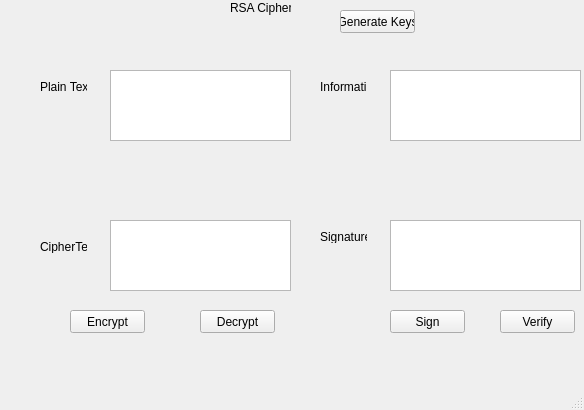
<?xml version="1.0" encoding="UTF-8"?>
<ui version="4.0">
 <class>MainWindow</class>
 <widget class="QMainWindow" name="MainWindow">
  <property name="geometry">
   <rect>
    <x>0</x>
    <y>0</y>
    <width>584</width>
    <height>410</height>
   </rect>
  </property>
  <property name="windowTitle">
   <string>MainWindow</string>
  </property>
  <widget class="QWidget" name="centralwidget">
   <widget class="QLabel" name="label">
    <property name="geometry">
     <rect>
      <x>230</x>
      <y>0</y>
      <width>61</width>
      <height>16</height>
     </rect>
    </property>
    <property name="text">
     <string>RSA Cipher</string>
    </property>
   </widget>
   <widget class="QLabel" name="label_2">
    <property name="geometry">
     <rect>
      <x>40</x>
      <y>80</y>
      <width>47</width>
      <height>13</height>
     </rect>
    </property>
    <property name="text">
     <string>Plain Text</string>
    </property>
   </widget>
   <widget class="QLabel" name="label_3">
    <property name="geometry">
     <rect>
      <x>40</x>
      <y>240</y>
      <width>47</width>
      <height>13</height>
     </rect>
    </property>
    <property name="text">
     <string>CipherText</string>
    </property>
   </widget>
   <widget class="QLabel" name="label_4">
    <property name="geometry">
     <rect>
      <x>320</x>
      <y>80</y>
      <width>47</width>
      <height>13</height>
     </rect>
    </property>
    <property name="text">
     <string>Information</string>
    </property>
   </widget>
   <widget class="QLabel" name="label_5">
    <property name="geometry">
     <rect>
      <x>320</x>
      <y>230</y>
      <width>47</width>
      <height>13</height>
     </rect>
    </property>
    <property name="text">
     <string>Signature</string>
    </property>
   </widget>
   <widget class="QTextEdit" name="txtPlain">
    <property name="geometry">
     <rect>
      <x>110</x>
      <y>70</y>
      <width>181</width>
      <height>71</height>
     </rect>
    </property>
   </widget>
   <widget class="QTextEdit" name="txtCipher">
    <property name="geometry">
     <rect>
      <x>110</x>
      <y>220</y>
      <width>181</width>
      <height>71</height>
     </rect>
    </property>
   </widget>
   <widget class="QTextEdit" name="txtInfor">
    <property name="geometry">
     <rect>
      <x>390</x>
      <y>70</y>
      <width>191</width>
      <height>71</height>
     </rect>
    </property>
   </widget>
   <widget class="QTextEdit" name="txtSignature">
    <property name="geometry">
     <rect>
      <x>390</x>
      <y>220</y>
      <width>191</width>
      <height>71</height>
     </rect>
    </property>
   </widget>
   <widget class="QPushButton" name="btnGenerate">
    <property name="geometry">
     <rect>
      <x>340</x>
      <y>10</y>
      <width>75</width>
      <height>23</height>
     </rect>
    </property>
    <property name="text">
     <string>Generate Keys</string>
    </property>
   </widget>
   <widget class="QPushButton" name="btnEncrypt">
    <property name="geometry">
     <rect>
      <x>70</x>
      <y>310</y>
      <width>75</width>
      <height>23</height>
     </rect>
    </property>
    <property name="text">
     <string>Encrypt</string>
    </property>
   </widget>
   <widget class="QPushButton" name="btnDecrypt">
    <property name="geometry">
     <rect>
      <x>200</x>
      <y>310</y>
      <width>75</width>
      <height>23</height>
     </rect>
    </property>
    <property name="text">
     <string>Decrypt</string>
    </property>
   </widget>
   <widget class="QPushButton" name="btnSign">
    <property name="geometry">
     <rect>
      <x>390</x>
      <y>310</y>
      <width>75</width>
      <height>23</height>
     </rect>
    </property>
    <property name="text">
     <string>Sign</string>
    </property>
   </widget>
   <widget class="QPushButton" name="btnVerify">
    <property name="geometry">
     <rect>
      <x>500</x>
      <y>310</y>
      <width>75</width>
      <height>23</height>
     </rect>
    </property>
    <property name="text">
     <string>Verify</string>
    </property>
   </widget>
  </widget>
  <widget class="QMenuBar" name="menubar">
   <property name="geometry">
    <rect>
     <x>0</x>
     <y>0</y>
     <width>584</width>
     <height>21</height>
    </rect>
   </property>
  </widget>
  <widget class="QStatusBar" name="statusbar"/>
 </widget>
 <resources/>
 <connections/>
</ui>
